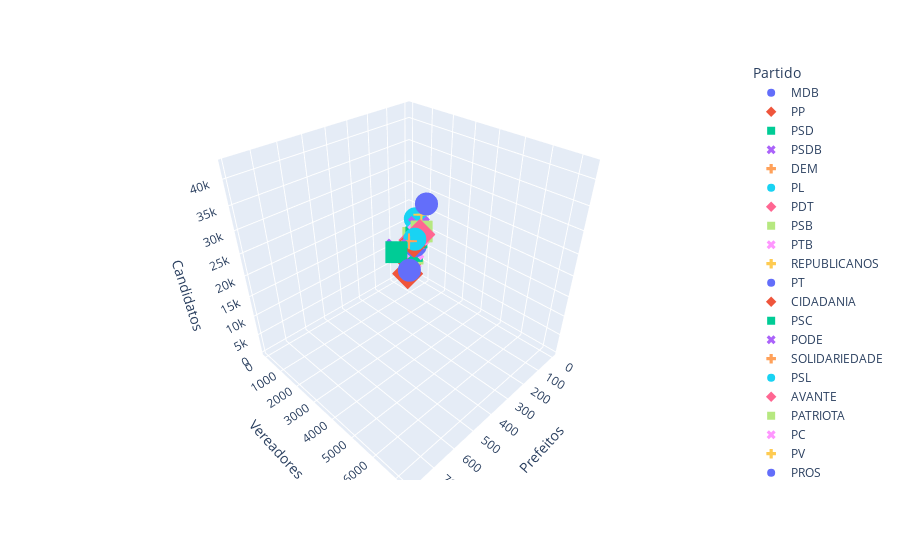

This figure's notebook cell:
### Code cell
figura = px.scatter_3d(
    Tab_Correlacao,
    x='Prefeitos',
    y='Vereadores',
    z='Candidatos',
    color='Partido',
    symbol='Partido'

   
   
)
figura.show()

### Figure 1 — Plotly figure (JSON) as saved in the notebook; plotly's stock layout.template omitted (floating-point values rounded to 4 significant figures)
{"data": [{"hovertemplate": "Partido=MDB<br>Prefeitos=%{x}<br>Vereadores=%{y}<br>Candidatos=%{z}<extra></extra>", "legendgroup": "MDB", "marker": {"color": "#636efa", "symbol": "circle"}, "mode": "markers", "name": "MDB", "scene": "scene", "showlegend": true, "type": "scatter3d", "x": [787], "y": [7311], "z": [42169]}, {"hovertemplate": "Partido=PP<br>Prefeitos=%{x}<br>Vereadores=%{y}<br>Candidatos=%{z}<extra></extra>", "legendgroup": "PP", "marker": {"color": "#EF553B", "symbol": "diamond"}, "mode": "markers", "name": "PP", "scene": "scene", "showlegend": true, "type": "scatter3d", "x": [687], "y": [6331], "z": [36158]}, {"hovertemplate": "Partido=PSD<br>Prefeitos=%{x}<br>Vereadores=%{y}<br>Candidatos=%{z}<extra></extra>", "legendgroup": "PSD", "marker": {"color": "#00cc96", "symbol": "square"}, "mode": "markers", "name": "PSD", "scene": "scene", "showlegend": true, "type": "scatter3d", "x": [660], "y": [5676], "z": [37271]}, {"hovertemplate": "Partido=PSDB<br>Prefeitos=%{x}<br>Vereadores=%{y}<br>Candidatos=%{z}<extra></extra>", "legendgroup": "PSDB", "marker": {"color": "#ab63fa", "symbol": "x"}, "mode": "markers", "name": "PSDB", "scene": "scene", "showlegend": true, "type": "scatter3d", "x": [526], "y": [4368], "z": [31011]}, {"hovertemplate": "Partido=DEM<br>Prefeitos=%{x}<br>Vereadores=%{y}<br>Candidatos=%{z}<extra></extra>", "legendgroup": "DEM", "marker": {"color": "#FFA15A", "symbol": "cross"}, "mode": "markers", "name": "DEM", "scene": "scene", "showlegend": true, "type": "scatter3d", "x": [467], "y": [4335], "z": [31212]}, {"hovertemplate": "Partido=PL<br>Prefeitos=%{x}<br>Vereadores=%{y}<br>Candidatos=%{z}<extra></extra>", "legendgroup": "PL", "marker": {"color": "#19d3f3", "symbol": "circle"}, "mode": "markers", "name": "PL", "scene": "scene", "showlegend": true, "type": "scatter3d", "x": [345], "y": [3464], "z": [26611]}, {"hovertemplate": "Partido=PDT<br>Prefeitos=%{x}<br>Vereadores=%{y}<br>Candidatos=%{z}<extra></extra>", "legendgroup": "PDT", "marker": {"color": "#FF6692", "symbol": "diamond"}, "mode": "markers", "name": "PDT", "scene": "scene", "showlegend": true, "type": "scatter3d", "x": [315], "y": [3434], "z": [26893]}, {"hovertemplate": "Partido=PSB<br>Prefeitos=%{x}<br>Vereadores=%{y}<br>Candidatos=%{z}<extra></extra>", "legendgroup": "PSB", "marker": {"color": "#B6E880", "symbol": "square"}, "mode": "markers", "name": "PSB", "scene": "scene", "showlegend": true, "type": "scatter3d", "x": [258], "y": [3006], "z": [25227]}, {"hovertemplate": "Partido=PTB<br>Prefeitos=%{x}<br>Vereadores=%{y}<br>Candidatos=%{z}<extra></extra>", "legendgroup": "PTB", "marker": {"color": "#FF97FF", "symbol": "x"}, "mode": "markers", "name": "PTB", "scene": "scene", "showlegend": true, "type": "scatter3d", "x": [214], "y": [2466], "z": [22153]}, {"hovertemplate": "Partido=REPUBLICANOS<br>Prefeitos=%{x}<br>Vereadores=%{y}<br>Candidatos=%{z}<extra></extra>", "legendgroup": "REPUBLICANOS", "marker": {"color": "#FECB52", "symbol": "cross"}, "mode": "markers", "name": "REPUBLICANOS", "scene": "scene", "showlegend": true, "type": "scatter3d", "x": [213], "y": [2591], "z": [27124]}, {"hovertemplate": "Partido=PT<br>Prefeitos=%{x}<br>Vereadores=%{y}<br>Candidatos=%{z}<extra></extra>", "legendgroup": "PT", "marker": {"color": "#636efa", "symbol": "circle"}, "mode": "markers", "name": "PT", "scene": "scene", "showlegend": true, "type": "scatter3d", "x": [194], "y": [2656], "z": [29283]}, {"hovertemplate": "Partido=CIDADANIA<br>Prefeitos=%{x}<br>Vereadores=%{y}<br>Candidatos=%{z}<extra></extra>", "legendgroup": "CIDADANIA", "marker": {"color": "#EF553B", "symbol": "diamond"}, "mode": "markers", "name": "CIDADANIA", "scene": "scene", "showlegend": true, "type": "scatter3d", "x": [141], "y": [1583], "z": [16390]}, {"hovertemplate": "Partido=PSC<br>Prefeitos=%{x}<br>Vereadores=%{y}<br>Candidatos=%{z}<extra></extra>", "legendgroup": "PSC", "marker": {"color": "#00cc96", "symbol": "square"}, "mode": "markers", "name": "PSC", "scene": "scene", "showlegend": true, "type": "scatter3d", "x": [118], "y": [1500], "z": [16938]}, {"hovertemplate": "Partido=PODE<br>Prefeitos=%{x}<br>Vereadores=%{y}<br>Candidatos=%{z}<extra></extra>", "legendgroup": "PODE", "marker": {"color": "#ab63fa", "symbol": "x"}, "mode": "markers", "name": "PODE", "scene": "scene", "showlegend": true, "type": "scatter3d", "x": [105], "y": [1525], "z": [19339]}, {"hovertemplate": "Partido=SOLIDARIEDADE<br>Prefeitos=%{x}<br>Vereadores=%{y}<br>Candidatos=%{z}<extra></extra>", "legendgroup": "SOLIDARIEDADE", "marker": {"color": "#FFA15A", "symbol": "cross"}, "mode": "markers", "name": "SOLIDARIEDADE", "scene": "scene", "showlegend": true, "type": "scatter3d", "x": [95], "y": [1343], "z": [16017]}, {"hovertemplate": "Partido=PSL<br>Prefeitos=%{x}<br>Vereadores=%{y}<br>Candidatos=%{z}<extra></extra>", "legendgroup": "PSL", "marker": {"color": "#19d3f3", "symbol": "circle"}, "mode": "markers", "name": "PSL", "scene": "scene", "showlegend": true, "type": "scatter3d", "x": [92], "y": [1203], "z": [20459]}, {"hovertemplate": "Partido=AVANTE<br>Prefeitos=%{x}<br>Vereadores=%{y}<br>Candidatos=%{z}<extra></extra>", "legendgroup": "AVANTE", "marker": {"color": "#FF6692", "symbol": "diamond"}, "mode": "markers", "name": "AVANTE", "scene": "scene", "showlegend": true, "type": "scatter3d", "x": [82], "y": [1046], "z": [14228]}, {"hovertemplate": "Partido=PATRIOTA<br>Prefeitos=%{x}<br>Vereadores=%{y}<br>Candidatos=%{z}<extra></extra>", "legendgroup": "PATRIOTA", "marker": {"color": "#B6E880", "symbol": "square"}, "mode": "markers", "name": "PATRIOTA", "scene": "scene", "showlegend": true, "type": "scatter3d", "x": [50], "y": [719], "z": [13267]}, {"hovertemplate": "Partido=PC<br>Prefeitos=%{x}<br>Vereadores=%{y}<br>Candidatos=%{z}<extra></extra>", "legendgroup": "PC", "marker": {"color": "#FF97FF", "symbol": "x"}, "mode": "markers", "name": "PC", "scene": "scene", "showlegend": true, "type": "scatter3d", "x": [47], "y": [693], "z": [9872]}, {"hovertemplate": "Partido=PV<br>Prefeitos=%{x}<br>Vereadores=%{y}<br>Candidatos=%{z}<extra></extra>", "legendgroup": "PV", "marker": {"color": "#FECB52", "symbol": "cross"}, "mode": "markers", "name": "PV", "scene": "scene", "showlegend": true, "type": "scatter3d", "x": [46], "y": [805], "z": [11415]}, {"hovertemplate": "Partido=PROS<br>Prefeitos=%{x}<br>Vereadores=%{y}<br>Candidatos=%{z}<extra></extra>", "legendgroup": "PROS", "marker": {"color": "#636efa", "symbol": "circle"}, "mode": "markers", "name": "PROS", "scene": "scene", "showlegend": true, "type": "scatter3d", "x": [42], "y": [755], "z": [10976]}, {"hovertemplate": "Partido=PMN<br>Prefeitos=%{x}<br>Vereadores=%{y}<br>Candidatos=%{z}<extra></extra>", "legendgroup": "PMN", "marker": {"color": "#EF553B", "symbol": "diamond"}, "mode": "markers", "name": "PMN", "scene": "scene", "showlegend": true, "type": "scatter3d", "x": [13], "y": [199], "z": [4641]}, {"hovertemplate": "Partido=PRTB<br>Prefeitos=%{x}<br>Vereadores=%{y}<br>Candidatos=%{z}<extra></extra>", "legendgroup": "PRTB", "marker": {"color": "#00cc96", "symbol": "square"}, "mode": "markers", "name": "PRTB", "scene": "scene", "showlegend": true, "type": "scatter3d", "x": [6], "y": [217], "z": [7177]}, {"hovertemplate": "Partido=PSOL<br>Prefeitos=%{x}<br>Vereadores=%{y}<br>Candidatos=%{z}<extra></extra>", "legendgroup": "PSOL", "marker": {"color": "#ab63fa", "symbol": "x"}, "mode": "markers", "name": "PSOL", "scene": "scene", "showlegend": true, "type": "scatter3d", "x": [6], "y": [86], "z": [4148]}, {"hovertemplate": "Partido=REDE<br>Prefeitos=%{x}<br>Vereadores=%{y}<br>Candidatos=%{z}<extra></extra>", "legendgroup": "REDE", "marker": {"color": "#FFA15A", "symbol": "cross"}, "mode": "markers", "name": "REDE", "scene": "scene", "showlegend": true, "type": "scatter3d", "x": [6], "y": [144], "z": [4485]}, {"hovertemplate": "Partido=PMB<br>Prefeitos=%{x}<br>Vereadores=%{y}<br>Candidatos=%{z}<extra></extra>", "legendgroup": "PMB", "marker": {"color": "#19d3f3", "symbol": "circle"}, "mode": "markers", "name": "PMB", "scene": "scene", "showlegend": true, "type": "scatter3d", "x": [1], "y": [44], "z": [2580]}, {"hovertemplate": "Partido=NOVO<br>Prefeitos=%{x}<br>Vereadores=%{y}<br>Candidatos=%{z}<extra></extra>", "legendgroup": "NOVO", "marker": {"color": "#FF6692", "symbol": "diamond"}, "mode": "markers", "name": "NOVO", "scene": "scene", "showlegend": true, "type": "scatter3d", "x": [1], "y": [29], "z": [583]}, {"hovertemplate": "Partido=PTC<br>Prefeitos=%{x}<br>Vereadores=%{y}<br>Candidatos=%{z}<extra></extra>", "legendgroup": "PTC", "marker": {"color": "#B6E880", "symbol": "square"}, "mode": "markers", "name": "PTC", "scene": "scene", "showlegend": true, "type": "scatter3d", "x": [1], "y": [216], "z": [6240]}, {"hovertemplate": "Partido=DC<br>Prefeitos=%{x}<br>Vereadores=%{y}<br>Candidatos=%{z}<extra></extra>", "legendgroup": "DC", "marker": {"color": "#FF97FF", "symbol": "x"}, "mode": "markers", "name": "DC", "scene": "scene", "showlegend": true, "type": "scatter3d", "x": [1], "y": [121], "z": [4385]}], "layout": {"legend": {"title": {"text": "Partido"}, "tracegroupgap": 0}, "margin": {"t": 60}, "scene": {"domain": {"x": [0, 1], "y": [0, 1]}, "xaxis": {"title": {"text": "Prefeitos"}}, "yaxis": {"title": {"text": "Vereadores"}}, "zaxis": {"title": {"text": "Candidatos"}}}}}
